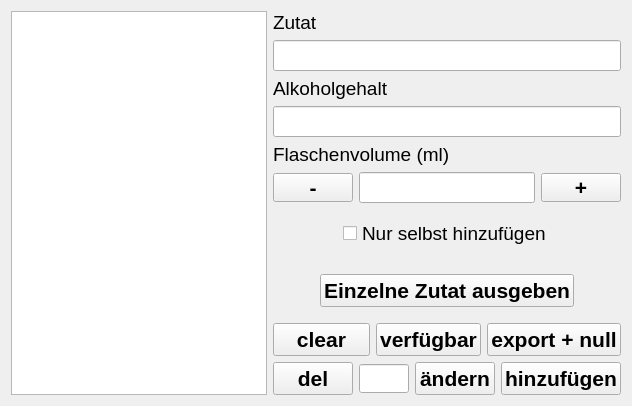
      <widget class="QWidget" name="tab_2">
       <attribute name="title">
        <string>Zutaten</string>
       </attribute>
       <layout class="QHBoxLayout" name="horizontalLayout_9">
        <item>
         <widget class="QListWidget" name="LWZutaten">
          <property name="font">
           <font>
            <pointsize>20</pointsize>
           </font>
          </property>
          <property name="styleSheet">
           <string notr="true"> QScrollBar:vertical {
     border: 1px solid rgb(97, 97, 97);
     background: rgb(0, 0, 0);
     width: 30px;
     margin: 31px 0 31px 0;
 }
 QScrollBar::handle:vertical {
     background: rgb(0, 0, 0);
 }
 QScrollBar::add-line:vertical {
     border: 1px solid rgb(97, 97, 97);
     background: rgb(0, 0, 0);
     height: 30px;
     subcontrol-position: bottom;
     subcontrol-origin: margin;
 }

 QScrollBar::sub-line:vertical {
     border: 1px solid rgb(97, 97, 97);
     background: rgb(0, 0, 0);
     height: 30px;
     subcontrol-position: top;
     subcontrol-origin: margin;
 }

 QScrollBar::up-arrow:vertical, QScrollBar::down-arrow:vertical {
   	 width: 10px;
     height: 10px;
     background: rgb(0, 123, 255);
 }</string>
          </property>
          <property name="horizontalScrollBarPolicy">
           <enum>Qt::ScrollBarAlwaysOff</enum>
          </property>
          <property name="selectionBehavior">
           <enum>QAbstractItemView::SelectItems</enum>
          </property>
          <property name="sortingEnabled">
           <bool>true</bool>
          </property>
         </widget>
        </item>
        <item>
         <layout class="QHBoxLayout" name="horizontalLayout_8">
          <item>
           <layout class="QHBoxLayout" name="horizontalLayout_11">
            <item>
             <layout class="QVBoxLayout" name="verticalLayout_8">
              <item>
               <layout class="QVBoxLayout" name="verticalLayout_9">
                <item>
                 <widget class="QLabel" name="label">
                  <property name="font">
                   <font>
                    <pointsize>14</pointsize>
                    <weight>50</weight>
                    <bold>false</bold>
                   </font>
                  </property>
                  <property name="text">
                   <string>Zutat</string>
                  </property>
                 </widget>
                </item>
                <item>
                 <widget class="ClickableLineEdit" name="LEZutatRezept">
                  <property name="font">
                   <font>
                    <pointsize>14</pointsize>
                   </font>
                  </property>
                 </widget>
                </item>
               </layout>
              </item>
              <item>
               <layout class="QVBoxLayout" name="verticalLayout_11">
                <item>
                 <widget class="QLabel" name="label_2">
                  <property name="font">
                   <font>
                    <pointsize>14</pointsize>
                    <weight>50</weight>
                    <bold>false</bold>
                   </font>
                  </property>
                  <property name="text">
                   <string>Alkoholgehalt</string>
                  </property>
                 </widget>
                </item>
                <item>
                 <widget class="ClickableLineEdit" name="LEGehaltRezept">
                  <property name="font">
                   <font>
                    <pointsize>14</pointsize>
                   </font>
                  </property>
                 </widget>
                </item>
                <item>
                 <widget class="QLabel" name="label_13">
                  <property name="font">
                   <font>
                    <pointsize>14</pointsize>
                   </font>
                  </property>
                  <property name="text">
                   <string>Flaschenvolume (ml)</string>
                  </property>
                 </widget>
                </item>
                <item>
                 <layout class="QHBoxLayout" name="horizontalLayout_17"/>
                </item>
                <item>
                 <layout class="QHBoxLayout" name="horizontalLayout_20">
                  <item>
                   <widget class="QPushButton" name="PBZminus">
                    <property name="minimumSize">
                     <size>
                      <width>80</width>
                      <height>29</height>
                     </size>
                    </property>
                    <property name="maximumSize">
                     <size>
                      <width>16777215</width>
                      <height>29</height>
                     </size>
                    </property>
                    <property name="font">
                     <font>
                      <pointsize>16</pointsize>
                      <weight>75</weight>
                      <bold>true</bold>
                     </font>
                    </property>
                    <property name="text">
                     <string>-</string>
                    </property>
                   </widget>
                  </item>
                  <item>
                   <widget class="QLineEdit" name="LEFlaschenvolumen">
                    <property name="font">
                     <font>
                      <pointsize>14</pointsize>
                     </font>
                    </property>
                   </widget>
                  </item>
                  <item>
                   <widget class="QPushButton" name="PBZplus">
                    <property name="minimumSize">
                     <size>
                      <width>80</width>
                      <height>29</height>
                     </size>
                    </property>
                    <property name="maximumSize">
                     <size>
                      <width>16777215</width>
                      <height>29</height>
                     </size>
                    </property>
                    <property name="font">
                     <font>
                      <pointsize>16</pointsize>
                      <weight>75</weight>
                      <bold>true</bold>
                     </font>
                    </property>
                    <property name="text">
                     <string>+</string>
                    </property>
                   </widget>
                  </item>
                 </layout>
                </item>
                <item>
                 <spacer name="verticalSpacer_3">
                  <property name="orientation">
                   <enum>Qt::Vertical</enum>
                  </property>
                  <property name="sizeHint" stdset="0">
                   <size>
                    <width>20</width>
                    <height>10</height>
                   </size>
                  </property>
                 </spacer>
                </item>
                <item>
                 <layout class="QHBoxLayout" name="horizontalLayout_23">
                  <item>
                   <spacer name="horizontalSpacer_12">
                    <property name="orientation">
                     <enum>Qt::Horizontal</enum>
                    </property>
                    <property name="sizeHint" stdset="0">
                     <size>
                      <width>40</width>
                      <height>20</height>
                     </size>
                    </property>
                   </spacer>
                  </item>
                  <item>
                   <widget class="QCheckBox" name="CHBHand">
                    <property name="maximumSize">
                     <size>
                      <width>300</width>
                      <height>16777215</height>
                     </size>
                    </property>
                    <property name="font">
                     <font>
                      <pointsize>14</pointsize>
                     </font>
                    </property>
                    <property name="layoutDirection">
                     <enum>Qt::LeftToRight</enum>
                    </property>
                    <property name="text">
                     <string>Nur selbst hinzufügen</string>
                    </property>
                    <property name="iconSize">
                     <size>
                      <width>50</width>
                      <height>50</height>
                     </size>
                    </property>
                    <property name="tristate">
                     <bool>false</bool>
                    </property>
                   </widget>
                  </item>
                  <item>
                   <spacer name="horizontalSpacer_13">
                    <property name="orientation">
                     <enum>Qt::Horizontal</enum>
                    </property>
                    <property name="sizeHint" stdset="0">
                     <size>
                      <width>40</width>
                      <height>20</height>
                     </size>
                    </property>
                   </spacer>
                  </item>
                 </layout>
                </item>
                <item>
                 <spacer name="verticalSpacer_16">
                  <property name="orientation">
                   <enum>Qt::Vertical</enum>
                  </property>
                  <property name="sizeHint" stdset="0">
                   <size>
                    <width>20</width>
                    <height>20</height>
                   </size>
                  </property>
                 </spacer>
                </item>
                <item>
                 <layout class="QHBoxLayout" name="horizontalLayout_22">
                  <item>
                   <spacer name="horizontalSpacer_10">
                    <property name="orientation">
                     <enum>Qt::Horizontal</enum>
                    </property>
                    <property name="sizeHint" stdset="0">
                     <size>
                      <width>40</width>
                      <height>20</height>
                     </size>
                    </property>
                   </spacer>
                  </item>
                  <item>
                   <widget class="QPushButton" name="PBZeinzelnd">
                    <property name="maximumSize">
                     <size>
                      <width>500</width>
                      <height>16777215</height>
                     </size>
                    </property>
                    <property name="font">
                     <font>
                      <pointsize>16</pointsize>
                      <weight>75</weight>
                      <bold>true</bold>
                     </font>
                    </property>
                    <property name="text">
                     <string>Einzelne Zutat ausgeben</string>
                    </property>
                   </widget>
                  </item>
                  <item>
                   <spacer name="horizontalSpacer_11">
                    <property name="orientation">
                     <enum>Qt::Horizontal</enum>
                    </property>
                    <property name="sizeHint" stdset="0">
                     <size>
                      <width>40</width>
                      <height>20</height>
                     </size>
                    </property>
                   </spacer>
                  </item>
                 </layout>
                </item>
                <item>
                 <spacer name="verticalSpacer_15">
                  <property name="orientation">
                   <enum>Qt::Vertical</enum>
                  </property>
                  <property name="sizeType">
                   <enum>QSizePolicy::Maximum</enum>
                  </property>
                  <property name="sizeHint" stdset="0">
                   <size>
                    <width>20</width>
                    <height>10</height>
                   </size>
                  </property>
                 </spacer>
                </item>
                <item>
                 <layout class="QHBoxLayout" name="horizontalLayout_5">
                  <item>
                   <widget class="QPushButton" name="PBZclear">
                    <property name="maximumSize">
                     <size>
                      <width>100</width>
                      <height>16777215</height>
                     </size>
                    </property>
                    <property name="font">
                     <font>
                      <pointsize>16</pointsize>
                      <weight>75</weight>
                      <bold>true</bold>
                     </font>
                    </property>
                    <property name="layoutDirection">
                     <enum>Qt::LeftToRight</enum>
                    </property>
                    <property name="text">
                     <string>clear</string>
                    </property>
                   </widget>
                  </item>
                  <item>
                   <widget class="QPushButton" name="PBAvailable">
                    <property name="maximumSize">
                     <size>
                      <width>220</width>
                      <height>16777215</height>
                     </size>
                    </property>
                    <property name="font">
                     <font>
                      <pointsize>16</pointsize>
                      <weight>75</weight>
                      <bold>true</bold>
                     </font>
                    </property>
                    <property name="layoutDirection">
                     <enum>Qt::LeftToRight</enum>
                    </property>
                    <property name="text">
                     <string>verfügbar</string>
                    </property>
                   </widget>
                  </item>
                  <item>
                   <widget class="QPushButton" name="PBZnull">
                    <property name="maximumSize">
                     <size>
                      <width>220</width>
                      <height>16777215</height>
                     </size>
                    </property>
                    <property name="font">
                     <font>
                      <pointsize>16</pointsize>
                      <weight>75</weight>
                      <bold>true</bold>
                     </font>
                    </property>
                    <property name="layoutDirection">
                     <enum>Qt::LeftToRight</enum>
                    </property>
                    <property name="text">
                     <string>export + null</string>
                    </property>
                   </widget>
                  </item>
                 </layout>
                </item>
                <item>
                 <layout class="QHBoxLayout" name="horizontalLayout_13">
                  <item>
                   <widget class="QPushButton" name="PBZdelete">
                    <property name="font">
                     <font>
                      <pointsize>16</pointsize>
                      <weight>75</weight>
                      <bold>true</bold>
                     </font>
                    </property>
                    <property name="text">
                     <string>del</string>
                    </property>
                   </widget>
                  </item>
                  <item>
                   <widget class="ClickableLineEdit" name="LEpw2">
                    <property name="minimumSize">
                     <size>
                      <width>0</width>
                      <height>29</height>
                     </size>
                    </property>
                    <property name="maximumSize">
                     <size>
                      <width>50</width>
                      <height>16777215</height>
                     </size>
                    </property>
                    <property name="echoMode">
                     <enum>QLineEdit::Password</enum>
                    </property>
                   </widget>
                  </item>
                  <item>
                   <widget class="QPushButton" name="PBZaktualisieren">
                    <property name="font">
                     <font>
                      <pointsize>16</pointsize>
                      <weight>75</weight>
                      <bold>true</bold>
                     </font>
                    </property>
                    <property name="text">
                     <string>ändern</string>
                    </property>
                   </widget>
                  </item>
                  <item>
                   <widget class="QPushButton" name="PBZutathinzu">
                    <property name="font">
                     <font>
                      <pointsize>16</pointsize>
                      <weight>75</weight>
                      <bold>true</bold>
                     </font>
                    </property>
                    <property name="text">
                     <string>hinzufügen</string>
                    </property>
                   </widget>
                  </item>
                 </layout>
                </item>
               </layout>
              </item>
             </layout>
            </item>
           </layout>
          </item>
         </layout>
        </item>
       </layout>
      </widget>
